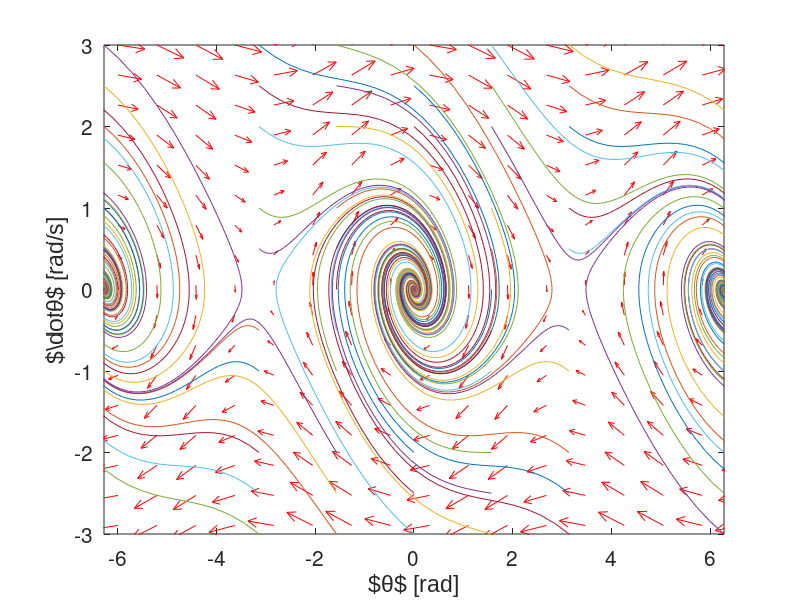

The MATLAB source for this figure:
%%%%%%%%%%%%%%%%%%%%%%%%%%%%%%%%%%%%%%%%%%%%%%%%%%%%%%%%%%%%%%%%%%%%%%%
% Análise Dinâmica de um Pêndulo Livre Amortecido- Retrato de Fase
%%%%%%%%%%%%%%%%%%%%%%%%%%%%%%%%%%%%%%%%%%%%%%%%%%%%%%%%%%%%%%%%%%%%%%%

clc
clear
close all

%%%%%%%%%%%%%%%%%%%%%%%%%%%%%%%%%%%%%%%%%%%%%%%%%%%%%%%%%%%%%%%%%%%%%%%

set(0,"defaultaxesfontsize",15)
set(0,"defaulttextfontname","arial")
set(0,"defaulttextfontsize",15)

%%%%%%%%%%%%%%%%%%%%%%%%%%%%%%%%%%%%%%%%%%%%%%%%%%%%%%%%%%%%%%%%%%%%%%%

% Parâmetros de Simulação

l = 9.8;  % comprimento do fio [m]
g = 9.8;  % gravidade [m/s^2]
c = 0.5;  % amortecimento [N.s/m]

N  = 2000; % número de mostras
dt = 0.1; % período de amostragem
t = 0:dt:(N-1)*dt; % vetor tempo de simulação
%%%%%%%%%%%%%%%%%%%%%%%%%%%%%%%%%%%%%%%%%%%%%%%%%%%%%%%%%%%%%%%%%%%%%%%
% Plotando as Linhas do Campo

y1 = linspace(-6,9,20);
y2 = linspace(-4,3,20);

% creates two matrices one for all the x-values on the grid, and one for
% all the y-values on the grid. Note that x and y are matrices of the same
% size and shape, in this case 20 rows and 20 columns
[x,y] = meshgrid(y1,y2);
u = zeros(size(x));
v = zeros(size(x));
% we can use a single loop over each element to compute the derivatives at
% each point (y1, y2)
t=0; % we want the derivatives at each point at t=0, i.e. the starting time

for i = 1:numel(x)
    Yprime(1) =y(i);
    Yprime(2) = -(g/l)*sin(x(i));
    u(i) = Yprime(1);
    v(i) = Yprime(2);
end

figure(1)
quiver(x,y,u,v,'r'); hold on

%%%%%%%%%%%%%%%%%%%%%%%%%%%%%%%%%%%%%%%%%%%%%%%%%%%%%%%%%%%%%%%%%%%%%%%
% Pêndulo Livre
% condições iniciais  
ci = [-3*pi  -2*pi -pi -pi/2 0 pi/2 pi 2*pi  3*pi];
vi = [-3 -2.5 -2 -1  -0.5  0  0.5  1  2 2.5 3];
%ci = pi/4;
%vi = 0;

for i = 1:length(ci)
for j = 1:length(vi)

theta(1) = ci(i);
dottheta(1) =vi(j);
ddottheta(1) = -(g/l)*sin(theta(1)) - c*dottheta(1);
  
for k = 2:N
  % Aproximando usando o método de Runge-Kutta de 4.º ordem          
  % Parâmetros k para aproximar theta(i) e dottheta(i)
	% vetor de estados é z = [theta dottheta]'
	% dz = F(z); dz(1) = dotz(1) = dottheta
	% dz(2) = -(g/l)*sin(theta) = ddottheta

  % Cálculo das constantes
	k1a = dottheta(k-1);
	k1b = -(g/l)*sin(theta(k-1)) - c*dottheta(k-1); % ddotheta(i-1)

	k2a = dottheta(k-1) + dt*0.5*k1b; 
	k2b = -(g/l)*sin(theta(k-1) + dt*0.5*k1a) - c*k2a;

	k3a = dottheta(k-1) + dt*0.5*k2b;
	k3b =  -(g/l)*sin(theta(k-1) +dt*0.5*k2a)-c*k3a;

	k4a = dottheta(k-1) + dt*k3b;
	k4b =  -(g/l)*sin(theta(k-1) + dt*k3a)-c*k4a;

	% aproximação de theta(i)
	theta(k) = theta(k-1) + dt*(k1a+2*k2a+2*k3a+k4a)/6;
	% aproximação de dottheta(i)
 	dottheta(k) = dottheta(k-1) + dt*(k1b+2*k2b+2*k3b+k4b)/6;
  % aproximação de ddotheta(i)
  ddottheta(k) = -(g/l)*sin(theta(k)) - c*dottheta(k);

end

 figure(1)
  plot(theta,dottheta); hold on
  xlim([-2*pi 2*pi]);
  ylim([-3 3])
  xlabel('$\theta$ [rad]')
  ylabel('$\dot\theta$ [rad/s]')
  
end

end

saveas(1,'retratoamort.tex');

%%%%%%%%%%%%%%%%%%%%%%%%%%%%%%%%%%%%%%%%%%%%%%%%%%%%%%%%%%%%%%%%%%%%%%%